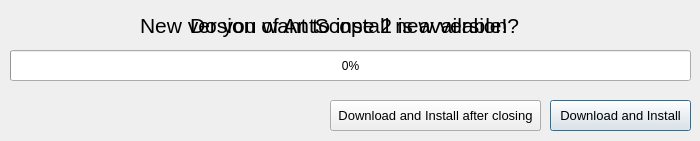
<?xml version="1.0" encoding="UTF-8"?>
<ui version="4.0">
 <class>AntScopeUpdateDialog</class>
 <widget class="QDialog" name="AntScopeUpdateDialog">
  <property name="geometry">
   <rect>
    <x>0</x>
    <y>0</y>
    <width>700</width>
    <height>141</height>
   </rect>
  </property>
  <property name="windowTitle">
   <string>Dialog</string>
  </property>
  <widget class="QProgressBar" name="downloadProgressBar">
   <property name="geometry">
    <rect>
     <x>10</x>
     <y>50</y>
     <width>681</width>
     <height>31</height>
    </rect>
   </property>
   <property name="value">
    <number>0</number>
   </property>
  </widget>
  <widget class="QLabel" name="installUpdates">
   <property name="geometry">
    <rect>
     <x>190</x>
     <y>10</y>
     <width>501</width>
     <height>31</height>
    </rect>
   </property>
   <property name="font">
    <font>
     <pointsize>16</pointsize>
    </font>
   </property>
   <property name="text">
    <string>Do you want to install new version?</string>
   </property>
  </widget>
  <widget class="QPushButton" name="dowloadNow">
   <property name="geometry">
    <rect>
     <x>550</x>
     <y>100</y>
     <width>141</width>
     <height>31</height>
    </rect>
   </property>
   <property name="font">
    <font>
     <pointsize>10</pointsize>
    </font>
   </property>
   <property name="text">
    <string>Download and Install</string>
   </property>
  </widget>
  <widget class="QPushButton" name="close">
   <property name="geometry">
    <rect>
     <x>400</x>
     <y>100</y>
     <width>141</width>
     <height>31</height>
    </rect>
   </property>
   <property name="font">
    <font>
     <pointsize>10</pointsize>
    </font>
   </property>
   <property name="text">
    <string>Close</string>
   </property>
  </widget>
  <widget class="QLabel" name="newVersion">
   <property name="geometry">
    <rect>
     <x>140</x>
     <y>10</y>
     <width>441</width>
     <height>31</height>
    </rect>
   </property>
   <property name="font">
    <font>
     <pointsize>16</pointsize>
    </font>
   </property>
   <property name="text">
    <string>New version of AntScope 2 is available!</string>
   </property>
  </widget>
  <widget class="QPushButton" name="afterClosing">
   <property name="geometry">
    <rect>
     <x>330</x>
     <y>100</y>
     <width>211</width>
     <height>31</height>
    </rect>
   </property>
   <property name="font">
    <font>
     <pointsize>10</pointsize>
    </font>
   </property>
   <property name="text">
    <string>Download and Install after closing</string>
   </property>
  </widget>
 </widget>
 <resources/>
 <connections/>
</ui>
